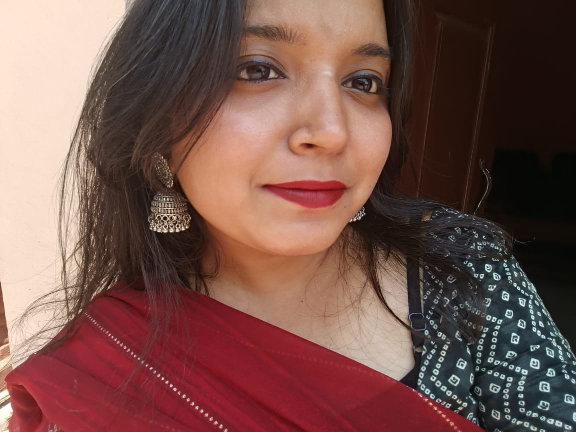
#> input picture vs/WhatsApp Image 2025-04-13 at 12.32.40_8fcb4095.jpg, 1152 x 864 px (shown at 1/2 size)
$ python four.py
#> lines starting #> are read from the running program, lines starting #| are printed output that depends on the picture
import numpy as np
from PIL import Image
import matplotlib.pyplot as plt
from collections import Counter
import colorsys
from typing import Dict, List, Tuple, Union
import matplotlib.colors as mcolors
from matplotlib.patches import Rectangle

class EnhancedColorAnalyzer:
    def __init__(self):
        # Enhanced 12-Tone Seasonal Color System with expanded palettes
        self.seasonal_palettes = {
            # Spring Types
            'Light Spring': {
                'colors': ['#FFF5E6', '#FFDAB9', '#B0E0E6', '#FFB6C1', '#F5DEB3', '#FFE4B5', '#FAEBD7', '#FFEFD5',
                          '#FFD700', '#FFA07A', '#98FB98', '#87CEEB', '#FFC0CB', '#DDA0DD', '#F0E68C', '#E6E6FA'],
                'description': 'Light, warm, and clear colors - perfect for light skin with golden undertones',
                'characteristics': ['Light to medium skin with golden undertones', 'Often has freckles', 'Warm, peachy complexion'],
                'style': 'Light and fresh with warm undertones'
            },
            'True Spring': {
                'colors': ['#FFD700', '#FF4500', '#FA8072', '#40E0D0', '#FFA500', '#FF8C00', '#FF7F50', '#FF6347',
                          '#FFD700', '#FFA500', '#FF8C00', '#FF7F50', '#FF6347', '#FF4500', '#FF8C00', '#FFA500'],
                'description': 'Medium contrast, warm colors - ideal for medium skin with golden undertones',
                'characteristics': ['Medium skin with golden undertones', 'Clear, warm complexion', 'Natural warmth in skin'],
                'style': 'Warm and vibrant with medium contrast'
            },
            'Clear Spring': {
                'colors': ['#FF69B4', '#32CD32', '#0000CD', '#FF0000', '#FFD700', '#00FF00', '#FF1493', '#00CED1',
                          '#FF69B4', '#32CD32', '#0000CD', '#FF0000', '#FFD700', '#00FF00', '#FF1493', '#00CED1'],
                'description': 'High contrast, warm but bright colors - suits clear, bright complexions',
                'characteristics': ['Clear, bright complexion', 'High contrast features', 'Warm but bright undertones'],
                'style': 'Bright and clear with high contrast'
            },

            # Summer Types
            'Light Summer': {
                'colors': ['#E6E6FA', '#98FB98', '#B0E0E6', '#FFB6C1', '#F0F8FF', '#F5F5F5', '#E0FFFF', '#F0FFFF',
                          '#E6E6FA', '#98FB98', '#B0E0E6', '#FFB6C1', '#F0F8FF', '#F5F5F5', '#E0FFFF', '#F0FFFF'],
                'description': 'Light, cool, and soft colors - perfect for light, ashy skin tones',
                'characteristics': ['Light, ashy skin tones', 'Cool undertones', 'Soft, muted features'],
                'style': 'Soft and cool with light tones'
            },
            'True Summer': {
                'colors': ['#DDA0DD', '#DEB887', '#000080', '#A9A9A9', '#B0C4DE', '#C0C0C0', '#D8BFD8', '#DDA0DD',
                          '#DDA0DD', '#DEB887', '#000080', '#A9A9A9', '#B0C4DE', '#C0C0C0', '#D8BFD8', '#DDA0DD'],
                'description': 'Cool and muted colors - ideal for cool undertones with medium contrast',
                'characteristics': ['Medium skin with cool undertones', 'Muted features', 'Balanced contrast'],
                'style': 'Cool and balanced with medium contrast'
            },
            'Soft Summer': {
                'colors': ['#708090', '#FFB6C1', '#E6E6FA', '#B0C4DE', '#D8BFD8', '#DCDCDC', '#E6E6FA', '#F0F8FF',
                          '#708090', '#FFB6C1', '#E6E6FA', '#B0C4DE', '#D8BFD8', '#DCDCDC', '#E6E6FA', '#F0F8FF'],
                'description': 'Cool and very muted colors - suits soft, muted complexions',
                'characteristics': ['Soft, muted complexion', 'Cool undertones', 'Low contrast features'],
                'style': 'Soft and muted with cool undertones'
            },

            # Autumn Types
            'Soft Autumn': {
                'colors': ['#A9A9A9', '#9ACD32', '#DEB887', '#6B8E23', '#D2B48C', '#BC8F8F', '#CD853F', '#DEB887',
                          '#A9A9A9', '#9ACD32', '#DEB887', '#6B8E23', '#D2B48C', '#BC8F8F', '#CD853F', '#DEB887'],
                'description': 'Warm and muted colors - perfect for warm, muted complexions',
                'characteristics': ['Warm, muted complexion', 'Golden or olive undertones', 'Soft features'],
                'style': 'Warm and muted with soft features'
            },
            'True Autumn': {
                'colors': ['#FF7F00', '#D2691E', '#DAA520', '#556B2F', '#8B4513', '#CD853F', '#DEB887', '#D2B48C',
                          '#FF7F00', '#D2691E', '#DAA520', '#556B2F', '#8B4513', '#CD853F', '#DEB887', '#D2B48C'],
                'description': 'Warm and rich colors - ideal for golden, tan skin tones',
                'characteristics': ['Golden or tan skin', 'Rich, warm undertones', 'Medium to deep complexion'],
                'style': 'Rich and warm with golden undertones'
            },
            'Deep Autumn': {
                'colors': ['#800020', '#556B2F', '#8B4513', '#D2691E', '#8B0000', '#4B0082', '#800080', '#4B0082',
                          '#800020', '#556B2F', '#8B4513', '#D2691E', '#8B0000', '#4B0082', '#800080', '#4B0082'],
                'description': 'Dark, warm, and muted colors - suits deep, rich complexions',
                'characteristics': ['Deep, rich complexion', 'Warm undertones', 'High contrast features'],
                'style': 'Deep and rich with warm undertones'
            },

            # Winter Types
            'Cool Winter': {
                'colors': ['#FF00FF', '#0000CD', '#36454F', '#FFB6C1', '#000000', '#4B0082', '#800080', '#000080',
                          '#FF00FF', '#0000CD', '#36454F', '#FFB6C1', '#000000', '#4B0082', '#800080', '#000080'],
                'description': 'Cool and high contrast colors - perfect for cool undertones with high contrast',
                'characteristics': ['Cool undertones', 'High contrast features', 'Clear, bright complexion'],
                'style': 'Cool and high contrast with clear features'
            },
            'Deep Winter': {
                'colors': ['#800080', '#000000', '#DC143C', '#000080', '#4B0082', '#191970', '#000080', '#000000',
                          '#800080', '#000000', '#DC143C', '#000080', '#4B0082', '#191970', '#000080', '#000000'],
                'description': 'Cool, dark, and clear colors - ideal for deep skin with cool undertones',
                'characteristics': ['Deep skin with cool undertones', 'High contrast', 'Clear features'],
                'style': 'Deep and cool with high contrast'
            },
            'Clear Winter': {
                'colors': ['#FF0000', '#00FFFF', '#FF69B4', '#000000', '#FFFFFF', '#FF00FF', '#00FF00', '#0000FF',
                          '#FF0000', '#00FFFF', '#FF69B4', '#000000', '#FFFFFF', '#FF00FF', '#00FF00', '#0000FF'],
                'description': 'Cool and bright colors - suits clear, bright complexions with cool undertones',
                'characteristics': ['Clear, bright complexion', 'Cool undertones', 'High contrast features'],
                'style': 'Clear and bright with cool undertones'
            }
        }

        # Enhanced skin tone ranges for more accurate detection
        self.skin_tone_ranges = {
            'depth': {
                'Deep': (0, 25),
                'Medium-Deep': (25, 45),
                'Medium': (45, 65),
                'Medium-Light': (65, 85),
                'Light': (85, 100)
            },
            'warmth': {
                'Warm': [(0, 20), (340, 360)],
                'Neutral-Warm': [(20, 40), (320, 340)],
                'Neutral': [(40, 60), (300, 320)],
                'Neutral-Cool': [(60, 80), (280, 300)],
                'Cool': [(80, 100), (260, 280)]
            },
            'clarity': {
                'Very Muted': (0, 15),
                'Muted': (15, 30),
                'Soft': (30, 45),
                'Clear': (45, 60),
                'Very Clear': (60, 100)
            }
        }

        # Set the style for better visualization using matplotlib's built-in style
        plt.style.use('ggplot')

    def get_dominant_colors(self, image: Image.Image, num_colors: int = 5) -> List[Tuple[int, int, int]]:
        """Get dominant colors from image using color frequency analysis"""
        # Convert image to RGB if it's not
        if image.mode != 'RGB':
            image = image.convert('RGB')

        # Get image data
        image_data = np.array(image)
        pixels = image_data.reshape(-1, 3)

        # Count color frequencies
        color_counts = Counter(map(tuple, pixels))

        # Get most common colors
        dominant_colors = [color for color, _ in color_counts.most_common(num_colors)]

        return dominant_colors

    def analyze_skin_tone(self, color: Tuple[int, int, int]) -> Dict:
        """Analyze skin tone characteristics"""
        # Convert RGB to HSV
        h, s, v = colorsys.rgb_to_hsv(color[0]/255, color[1]/255, color[2]/255)
        h = h * 360  # Convert hue to degrees

        # Determine depth
        depth = v * 100
        depth_category = next((k for k, (min_val, max_val) in self.skin_tone_ranges['depth'].items()
                             if min_val <= depth <= max_val), 'Medium')

        # Determine warmth
        warmth_category = next((k for k, ranges in self.skin_tone_ranges['warmth'].items()
                              if any(min_val <= h <= max_val for min_val, max_val in ranges)), 'Neutral')

        # Determine clarity
        clarity = s * 100
        clarity_category = next((k for k, (min_val, max_val) in self.skin_tone_ranges['clarity'].items()
                               if min_val <= clarity <= max_val), 'Soft')

        return {
            'depth': depth_category,
            'warmth': warmth_category,
            'clarity': clarity_category,
            'hsv': (h, s * 100, v * 100)
        }

    def determine_season(self, skin_analysis: Dict) -> str:
        """Determine season based on skin analysis"""
        depth = skin_analysis['depth']
        warmth = skin_analysis['warmth']
        clarity = skin_analysis['clarity']

        # Spring types
        if warmth in ['Warm', 'Neutral-Warm'] and clarity in ['Clear', 'Very Clear']:
            if depth in ['Light', 'Medium-Light']:
                return 'Light Spring'
            elif depth in ['Medium', 'Medium-Deep']:
                return 'True Spring'
            else:
                return 'Clear Spring'

        # Summer types
        elif warmth in ['Cool', 'Neutral-Cool'] and clarity in ['Muted', 'Soft']:
            if depth in ['Light', 'Medium-Light']:
                return 'Light Summer'
            elif depth in ['Medium', 'Medium-Deep']:
                return 'True Summer'
            else:
                return 'Soft Summer'

        # Autumn types
        elif warmth in ['Warm', 'Neutral-Warm'] and clarity in ['Muted', 'Soft']:
            if depth in ['Light', 'Medium-Light']:
                return 'Soft Autumn'
            elif depth in ['Medium', 'Medium-Deep']:
                return 'True Autumn'
            else:
                return 'Deep Autumn'

        # Winter types
        else:
            if clarity in ['Clear', 'Very Clear']:
                return 'Clear Winter'
            elif depth in ['Deep', 'Medium-Deep']:
                return 'Deep Winter'
            else:
                return 'Cool Winter'

    def get_personalized_palette(self, season: str) -> Dict:
        """Get personalized color palette based on season"""
        return self.seasonal_palettes.get(season, self.seasonal_palettes['True Spring'])

    # [8 lines left out: function create_color_palette_visualization, not called in this run]

    def visualize_results(self, image_path: str, results: Dict) -> None:
        """Enhanced visualization with beautiful design"""
        if 'error' in results:
            print(f"Error: {results['error']}")
            return

        # Create figure with subplots
        fig = plt.figure(figsize=(15, 15))
        gs = fig.add_gridspec(4, 2, height_ratios=[1, 1, 1, 0.5])

        # Set background color
        fig.patch.set_facecolor('#F0F8FF')

        # Original image
        ax1 = fig.add_subplot(gs[0, 0])
        image = Image.open(image_path)
        ax1.imshow(image)
        ax1.set_title('Original Image', fontsize=14, pad=20)
        ax1.axis('off')

        # Color palette
        ax2 = fig.add_subplot(gs[0, 1])
        colors = results['palette']['colors']
        for i, color in enumerate(colors):
            ax2.add_patch(Rectangle((i/len(colors), 0), 1/len(colors), 1, color=color))
        ax2.set_title('Recommended Colors', fontsize=14, pad=20)
        ax2.axis('off')

        # Skin tone analysis
        ax3 = fig.add_subplot(gs[1, :])
        analysis = results['skin_analysis']
        characteristics = results['palette']['characteristics']
        style = results['palette']['style']

        info_text = f"""
        Season: {results['season']}

        Skin Tone Analysis:
        - Depth: {analysis['depth']}
        - Warmth: {analysis['warmth']}
        - Clarity: {analysis['clarity']}

        Characteristics:
        {chr(10).join(f'- {char}' for char in characteristics)}

        Style Guide:
        {style}

        Color Palette Description:
        {results['palette']['description']}
        """
        ax3.text(0.1, 0.5, info_text, fontsize=12, va='center', bbox=dict(facecolor='white', alpha=0.8))
        ax3.axis('off')

        # HSV Analysis
        ax4 = fig.add_subplot(gs[2, :])
        h, s, v = analysis['hsv']
        hsv_text = f"""
        HSV Analysis:
        - Hue: {h:.1f}° (Color wheel position)
        - Saturation: {s:.1f}% (Color intensity)
        - Value: {v:.1f}% (Brightness)
        """
        ax4.text(0.1, 0.5, hsv_text, fontsize=12, va='center', bbox=dict(facecolor='white', alpha=0.8))
        ax4.axis('off')

        # Color wheel
        ax5 = fig.add_subplot(gs[3, :], projection='polar')
        theta = np.linspace(0, 2*np.pi, 360)
        r = np.ones_like(theta)
        ax5.plot(theta, r, color='gray', alpha=0.3)
        ax5.scatter(h * np.pi/180, 1, color='red', s=100)
        ax5.set_title('Color Wheel Position', fontsize=12, pad=20)
        ax5.axis('off')

        plt.tight_layout()
        plt.show()

    def analyze_image(self, image_path: str) -> Dict:
        """Analyze image with enhanced error handling and validation"""
        try:
            # Open and validate image
            image = Image.open(image_path)
            if image.mode not in ['RGB', 'RGBA']:
                image = image.convert('RGB')

            # Get dominant color with enhanced detection
            dominant_color = self.get_dominant_colors(image)[0]

            # Analyze skin tone with enhanced analysis
            skin_analysis = self.analyze_skin_tone(dominant_color)

            # Determine season with enhanced determination
            season = self.determine_season(skin_analysis)

            # Get personalized palette with enhanced recommendations
            palette = self.get_personalized_palette(season)

            return {
                'skin_tone': dominant_color,
                'skin_analysis': skin_analysis,
                'season': season,
                'palette': palette
            }
        except Exception as e:
            return {'error': str(e)}

def main():
    analyzer = EnhancedColorAnalyzer()

    print("Enhanced Color Analysis System (12-Tone Seasonal Color System)")
    print("============================================================")
    image_path = input("\nEnter the path to your image: ")
#> the answer given: WhatsApp Image 2025-04-13 at 12.32.40_8fcb4095.jpg

    print("\nAnalyzing image...")
    results = analyzer.analyze_image(image_path)
#> in analyze_image, image is the input picture: PIL image 1152x864 RGB; mean R, G, B 118.5, 82.8, 75.6
#> in get_dominant_colors, `color_counts = Counter(map(tuple, pixels))`: color_counts = 79160 items
#> in get_dominant_colors, `dominant_colors = [color for color, _ in color_counts.most_common(num_..`: dominant_colors = [(26, 12, 9), (250, 227, 211), (250, 224, 207), (6, 8, 5), (27, 14, 8)]
#> in analyze_image, `dominant_color = self.get_dominant_colors(image)[0]`: dominant_color = (26, 12, 9)
#> in analyze_skin_tone, `h, s, v = colorsys.rgb_to_hsv(color[0]/255, color[1]/255, color[2]/255)`: h = 0.0294; s = 0.654; v = 0.102
#> in analyze_skin_tone, `h = h * 360`: h = 10.59
#> in analyze_skin_tone, `depth = v * 100`: depth = 10.2
#> in analyze_skin_tone, `depth_category = next((k for k, (min_val, max_val) in self.skin_tone_r..`: depth_category = 'Deep'
#> in analyze_skin_tone, `warmth_category = next((k for k, ranges in self.skin_tone_ranges['warm..`: warmth_category = 'Warm'
#> in analyze_skin_tone, `clarity = s * 100`: clarity = 65.38
#> in analyze_skin_tone, `clarity_category = next((k for k, (min_val, max_val) in self.skin_tone..`: clarity_category = 'Very Clear'
#> in analyze_image, `skin_analysis = self.analyze_skin_tone(dominant_color)`: skin_analysis = {'depth': 'Deep', 'warmth': 'Warm', 'clarity': 'Very Clear', 'hsv': (10.59, 65.38, 10.2)}
#> in determine_season, `depth = skin_analysis['depth']`: depth = 'Deep'
#> in determine_season, `warmth = skin_analysis['warmth']`: warmth = 'Warm'
#> in determine_season, `clarity = skin_analysis['clarity']`: clarity = 'Very Clear'
#> in analyze_image, `season = self.determine_season(skin_analysis)`: season = 'Clear Spring'
#> in analyze_image, `palette = self.get_personalized_palette(season)`: palette = 4 items
#> results = 4 items

    if 'error' not in results:
        print("\nAnalysis Results:")
        print("----------------")
        print(f"Season: {results['season']}")
#| Season: Clear Spring
        print("\nSkin Tone Analysis:")
        print(f"- Depth: {results['skin_analysis']['depth']}")
#| - Depth: Deep
        print(f"- Warmth: {results['skin_analysis']['warmth']}")
#| - Warmth: Warm
        print(f"- Clarity: {results['skin_analysis']['clarity']}")
#| - Clarity: Very Clear

        print("\nCharacteristics:")
        for char in results['palette']['characteristics']:
            print(f"- {char}")
#> this loop made 3 passes
#> char on passes 1 to 3: 'Clear, bright complexion', 'High contrast features', 'Warm but bright undertones'
#> (printed output is left out)

        print("\nStyle Guide:")
        print(results['palette']['style'])
#| Bright and clear with high contrast

        print("\nRecommended Colors:")
        for color in results['palette']['colors']:
            print(f"- {color}")
#> this loop made 16 passes
#> color on passes 1 to 8: '#FF69B4', '#32CD32', '#0000CD', '#FF0000', '#FFD700', '#00FF00', '#FF1493', '#00CED1'
#> (printed output is left out)

        print("\nColor Palette Description:")
        print(results['palette']['description'])
#| High contrast, warm but bright colors - suits clear, bright complexions

        # Visualize results
        analyzer.visualize_results(image_path, results)
#> in visualize_results, `colors = results['palette']['colors']`: colors = ['#FF69B4', '#32CD32', '#0000CD', '#FF0000', '#FFD700', '#00FF00', '#FF1493', '#00CED1', '#FF69B4', '#32CD32', '#0000CD', '#FF0000', '#FFD700', '#00FF00', '#FF1493', '#00CED1']
#> the loop in visualize_results, `for i, color in enumerate(colors):` made 16 passes
#> in visualize_results, `analysis = results['skin_analysis']`: analysis has the same summary as skin_analysis in analyze_image
#> in visualize_results, `characteristics = results['palette']['characteristics']`: characteristics = ['Clear, bright complexion', 'High contrast features', 'Warm but bright undertones']
#> in visualize_results, `style = results['palette']['style']`: style = 'Bright and clear with high contrast'
#> in visualize_results, `h, s, v = analysis['hsv']`: h = 10.59; s = 65.38; v = 10.2
#> in visualize_results, `plt.show()`:
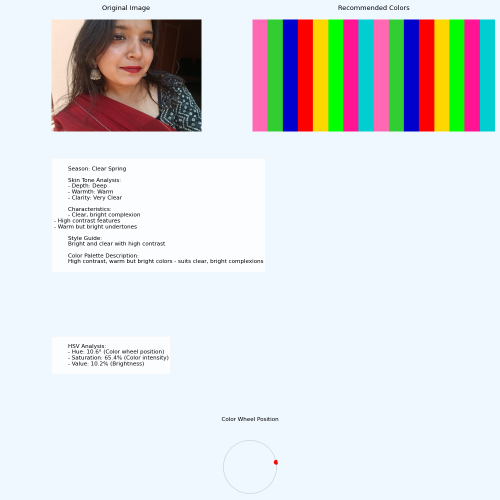
#> figure drawn by matplotlib, 3 panels
    else:
        print(f"Error: {results['error']}")

if __name__ == "__main__":
    main()

$ run again, on vs/black.jpg
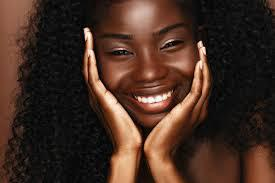
#> input picture vs/black.jpg, 275 x 183 px
#> in analyze_image, image is the input picture: PIL image 275x183 RGB; mean R, G, B 68.6, 45.9, 35.3
#> color_counts = 15114 items
#> dominant_colors = [(14, 14, 14), (13, 13, 13), (15, 15, 15), (12, 12, 12), (16, 16, 16)]
#> dominant_color = (14, 14, 14)
#> in analyze_skin_tone, `h, s, v = colorsys.rgb_to_hsv(color[0]/255, color[1]/255, color[2]/255)`: h = 0; v = 0.0549
#> in analyze_skin_tone, `depth = v * 100`: depth = 5.49
#> depth_category = 'Deep'
#> warmth_category = 'Warm'
#> in analyze_skin_tone, `clarity = s * 100`: clarity = 0
#> clarity_category = 'Very Muted'
#> skin_analysis = {'depth': 'Deep', 'warmth': 'Warm', 'clarity': 'Very Muted', 'hsv': (0, 0, 5.49)}
#> in determine_season, `depth = skin_analysis['depth']`: depth = 'Deep'
#> warmth = 'Warm'
#> in determine_season, `clarity = skin_analysis['clarity']`: clarity = 'Very Muted'
#> season = 'Deep Winter'
#> palette = 4 items
#| Season: Deep Winter
#| - Depth: Deep
#| - Warmth: Warm
#| - Clarity: Very Muted
#> the loop in main, `for char in results['palette']['characteristics']:` made 3 passes
#> char on passes 1 to 3: 'Deep skin with cool undertones', 'High contrast', 'Clear features'
#> (printed output is left out)
#| Deep and cool with high contrast
#> the loop in main, `for color in results['palette']['colors']:` made 16 passes
#> color on passes 1 to 8: '#800080', '#000000', '#DC143C', '#000080', '#4B0082', '#191970', '#000080', '#000000'
#> (printed output is left out)
#| Cool, dark, and clear colors - ideal for deep skin with cool undertones
#> colors = ['#800080', '#000000', '#DC143C', '#000080', '#4B0082', '#191970', '#000080', '#000000', '#800080', '#000000', '#DC143C', '#000080', '#4B0082', '#191970', '#000080', '#000000']
#> the loop in visualize_results, `for i, color in enumerate(colors):` made 16 passes
#> analysis has the same summary as skin_analysis in analyze_image
#> characteristics = ['Deep skin with cool undertones', 'High contrast', 'Clear features']
#> style = 'Deep and cool with high contrast'
#> in visualize_results, `h, s, v = analysis['hsv']`: h = 0; v = 5.49
#> in visualize_results, `plt.show()`:
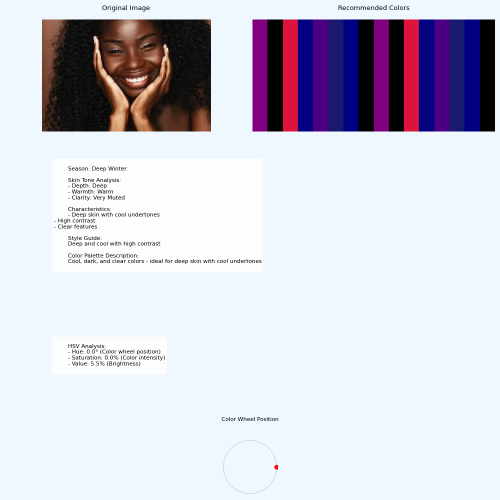
#> figure drawn by matplotlib, 3 panels
